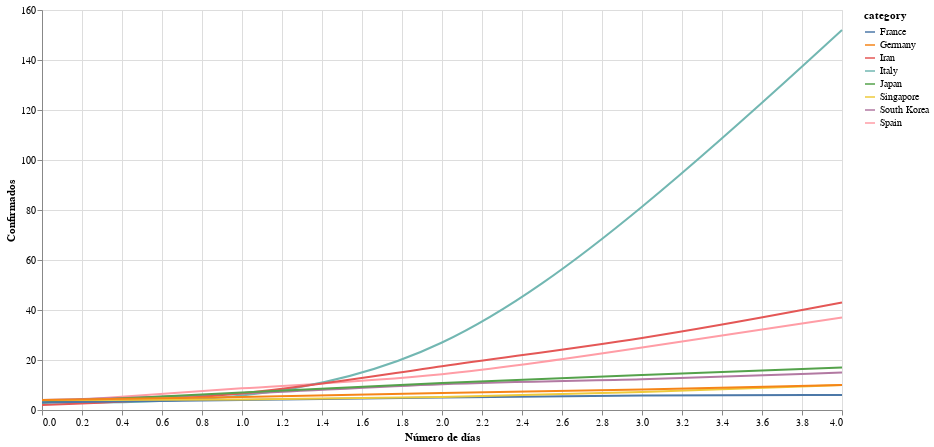

The notebook cell saved with this chart:
### Code cell
# collapse
# plot
source = df.reset_index().melt('index', var_name='category', value_name='Confirmados')
source.index = list(source.index)
source.index = source.index.astype(int)
selection = alt.selection_multi(fields=['category'], bind='legend')

alt.Chart(source).mark_line(interpolate='basis').encode(
    alt.X('index:Q', axis=alt.Axis(tickRound=True), title='Número de días'),
    alt.Y('Confirmados:Q'),
    alt.Color('category:N'),
    opacity=alt.condition(selection, alt.value(1), alt.value(0.2))
).properties(
    width=800, height=400
).add_selection(
    selection
)

### Figure 1 — Vega-Lite specification as saved in the notebook (floating-point values rounded to 4 significant figures)
{"config": {"view": {"continuousWidth": 400, "continuousHeight": 300}}, "data": {"name": "data-c12f7bc60408720089acafd84a939fb5"}, "mark": {"type": "line", "interpolate": "basis"}, "encoding": {"color": {"type": "nominal", "field": "category"}, "opacity": {"condition": {"value": 1, "selection": "selector029"}, "value": 0.2}, "x": {"type": "quantitative", "axis": {"tickRound": true}, "field": "index", "title": "Número de días"}, "y": {"type": "quantitative", "field": "Confirmados"}}, "height": 400, "selection": {"selector029": {"type": "multi", "fields": ["category"], "bind": "legend"}}, "width": 800, "$schema": "https://vega.github.io/schema/vega-lite/v4.0.2.json", "datasets": {"data-c12f7bc60408720089acafd84a939fb5": [{"index": 0, "category": "Spain", "Confirmados": 3.0}, {"index": 1, "category": "Spain", "Confirmados": 9.0}, {"index": 2, "category": "Spain", "Confirmados": 13.0}, {"index": 3, "category": "Spain", "Confirmados": 25.0}, {"index": 4, "category": "Spain", "Confirmados": 37.0}, {"index": 0, "category": "Italy", "Confirmados": 3.0}, {"index": 1, "category": "Italy", "Confirmados": 3.0}, {"index": 2, "category": "Italy", "Confirmados": 20.0}, {"index": 3, "category": "Italy", "Confirmados": 79.0}, {"index": 4, "category": "Italy", "Confirmados": 152.0}, {"index": 0, "category": "South Korea", "Confirmados": 4.0}, {"index": 1, "category": "South Korea", "Confirmados": 6.0}, {"index": 2, "category": "South Korea", "Confirmados": 11.0}, {"index": 3, "category": "South Korea", "Confirmados": 12.0}, {"index": 4, "category": "South Korea", "Confirmados": 15.0}, {"index": 0, "category": "Iran", "Confirmados": 2.0}, {"index": 1, "category": "Iran", "Confirmados": 5.0}, {"index": 2, "category": "Iran", "Confirmados": 18.0}, {"index": 3, "category": "Iran", "Confirmados": 28.0}, {"index": 4, "category": "Iran", "Confirmados": 43.0}, {"index": 0, "category": "Japan", "Confirmados": 3.0}, {"index": 1, "category": "Japan", "Confirmados": 7.0}, {"index": 2, "category": "Japan", "Confirmados": 11.0}, {"index": 3, "category": "Japan", "Confirmados": 14.0}, {"index": 4, "category": "Japan", "Confirmados": 17.0}, {"index": 0, "category": "France", "Confirmados": 3.0}, {"index": 1, "category": "France", "Confirmados": 4.0}, {"index": 2, "category": "France", "Confirmados": 5.0}, {"index": 3, "category": "France", "Confirmados": 6.0}, {"index": 4, "category": "France", "Confirmados": 6.0}, {"index": 0, "category": "Singapore", "Confirmados": 4.0}, {"index": 1, "category": "Singapore", "Confirmados": 4.0}, {"index": 2, "category": "Singapore", "Confirmados": 5.0}, {"index": 3, "category": "Singapore", "Confirmados": 7.0}, {"index": 4, "category": "Singapore", "Confirmados": 10.0}, {"index": 0, "category": "Germany", "Confirmados": 4.0}, {"index": 1, "category": "Germany", "Confirmados": 5.0}, {"index": 2, "category": "Germany", "Confirmados": 7.0}, {"index": 3, "category": "Germany", "Confirmados": 8.0}, {"index": 4, "category": "Germany", "Confirmados": 10.0}]}}
